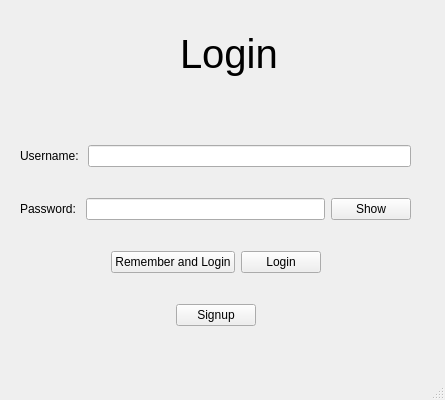
<?xml version="1.0" encoding="UTF-8"?>
<ui version="4.0">
 <class>LoginWindow</class>
 <widget class="QMainWindow" name="LoginWindow">
  <property name="geometry">
   <rect>
    <x>0</x>
    <y>0</y>
    <width>445</width>
    <height>400</height>
   </rect>
  </property>
  <property name="sizePolicy">
   <sizepolicy hsizetype="Fixed" vsizetype="Fixed">
    <horstretch>0</horstretch>
    <verstretch>0</verstretch>
   </sizepolicy>
  </property>
  <property name="minimumSize">
   <size>
    <width>445</width>
    <height>400</height>
   </size>
  </property>
  <property name="windowTitle">
   <string>MainWindow</string>
  </property>
  <widget class="QWidget" name="centralwidget">
   <widget class="QWidget" name="verticalLayoutWidget">
    <property name="geometry">
     <rect>
      <x>20</x>
      <y>120</y>
      <width>391</width>
      <height>231</height>
     </rect>
    </property>
    <layout class="QVBoxLayout" name="mainLayout">
     <item>
      <layout class="QHBoxLayout" name="aUsernameLayout">
       <item>
        <widget class="QLabel" name="usernameLabel">
         <property name="text">
          <string>Username: </string>
         </property>
        </widget>
       </item>
       <item>
        <widget class="QLineEdit" name="usernameEntry"/>
       </item>
      </layout>
     </item>
     <item>
      <layout class="QHBoxLayout" name="bPasswordLayout">
       <item>
        <widget class="QLabel" name="passwordLabel">
         <property name="text">
          <string>Password: </string>
         </property>
        </widget>
       </item>
       <item>
        <widget class="QLineEdit" name="passwordEntry"/>
       </item>
       <item>
        <widget class="QPushButton" name="showPasswordButton">
         <property name="text">
          <string>Show</string>
         </property>
        </widget>
       </item>
      </layout>
     </item>
     <item>
      <layout class="QHBoxLayout" name="loginButtonLayout">
       <item>
        <spacer name="horizontalSpacer_2">
         <property name="orientation">
          <enum>Qt::Horizontal</enum>
         </property>
         <property name="sizeHint" stdset="0">
          <size>
           <width>40</width>
           <height>20</height>
          </size>
         </property>
        </spacer>
       </item>
       <item>
        <widget class="QPushButton" name="rememberLogin">
         <property name="text">
          <string>Remember and Login</string>
         </property>
        </widget>
       </item>
       <item>
        <widget class="QPushButton" name="loginButton">
         <property name="text">
          <string>Login</string>
         </property>
        </widget>
       </item>
       <item>
        <spacer name="horizontalSpacer">
         <property name="orientation">
          <enum>Qt::Horizontal</enum>
         </property>
         <property name="sizeHint" stdset="0">
          <size>
           <width>40</width>
           <height>20</height>
          </size>
         </property>
        </spacer>
       </item>
      </layout>
     </item>
     <item>
      <layout class="QHBoxLayout" name="signupLayout">
       <item>
        <spacer name="horizontalSpacer_3">
         <property name="orientation">
          <enum>Qt::Horizontal</enum>
         </property>
         <property name="sizeHint" stdset="0">
          <size>
           <width>40</width>
           <height>20</height>
          </size>
         </property>
        </spacer>
       </item>
       <item>
        <widget class="QPushButton" name="signupButton">
         <property name="text">
          <string>Signup</string>
         </property>
        </widget>
       </item>
       <item>
        <spacer name="horizontalSpacer_4">
         <property name="orientation">
          <enum>Qt::Horizontal</enum>
         </property>
         <property name="sizeHint" stdset="0">
          <size>
           <width>40</width>
           <height>20</height>
          </size>
         </property>
        </spacer>
       </item>
      </layout>
     </item>
    </layout>
   </widget>
   <widget class="QLabel" name="LoginLabel">
    <property name="geometry">
     <rect>
      <x>180</x>
      <y>20</y>
      <width>111</width>
      <height>68</height>
     </rect>
    </property>
    <property name="font">
     <font>
      <pointsize>30</pointsize>
     </font>
    </property>
    <property name="text">
     <string>Login</string>
    </property>
   </widget>
  </widget>
  <widget class="QStatusBar" name="statusbar"/>
 </widget>
 <resources/>
 <connections/>
</ui>
